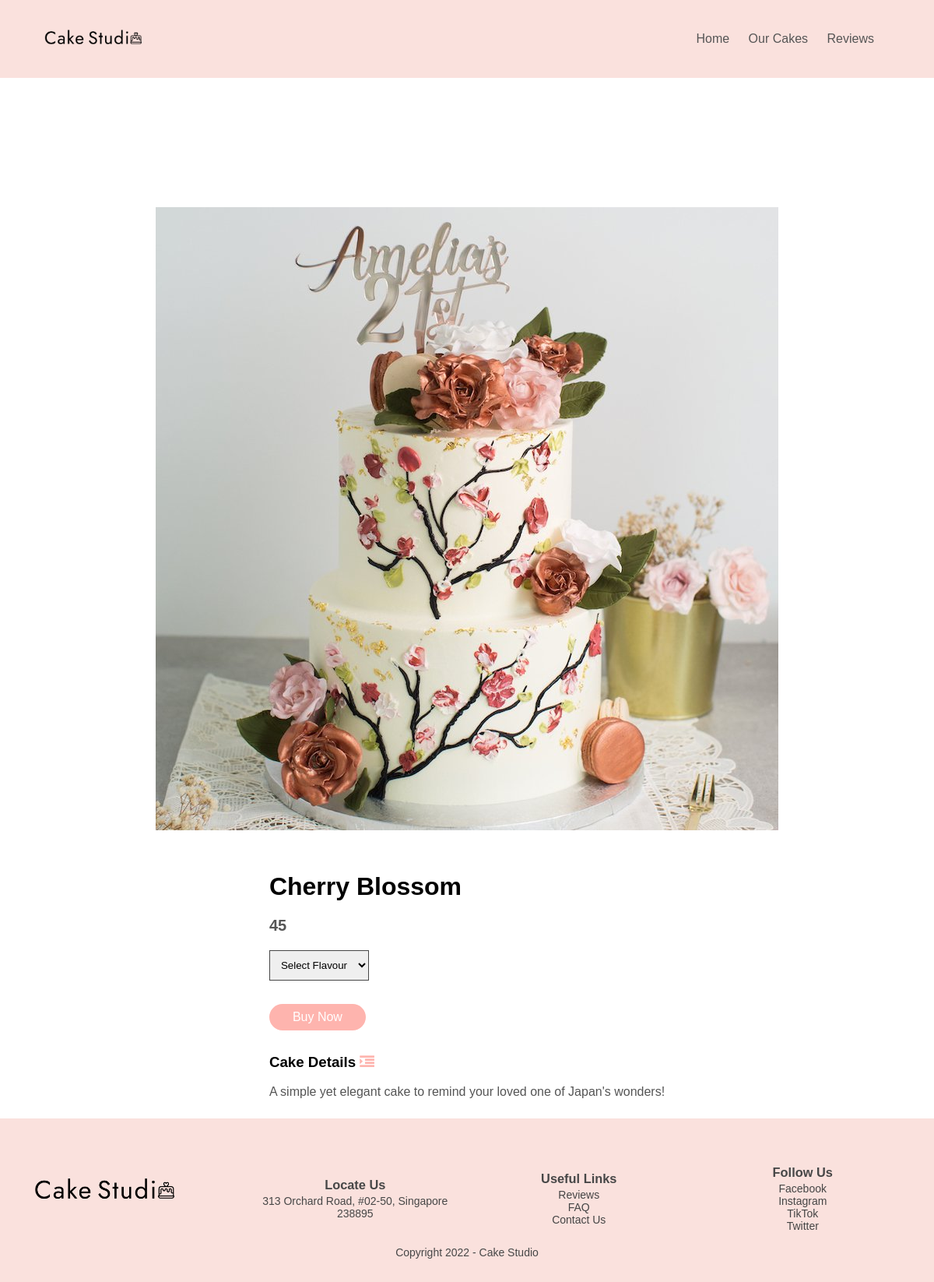
/product_final.php, run on the app's committed database.
### tables this page shows
create table cakes (
	id int,
    name varchar(50),
    type varchar(50),
    cost float,
    qty int,
    image varchar(200),
    primary key (id)
);

### database_final/DBController_final.php (called while the page is built, shortened)
<?php
class DBController_final
{
    protected $host = 'localhost';
    protected $user = 'root';
    protected $password = '';
    protected $database = 'bakery';
    public function __construct()
    {
        $this->con = mysqli_connect($this->host, $this->user, $this->password, $this->database);
    }
}
?>

### functions_final.php (called while the page is built)
<?php
  require('database_final/DBController_final.php');
  require('database_final/Product_final.php');
  $db = new DBController_final();
  $product = new Product_final($db);
?>

### database_final/Product_final.php (called while the page is built, shortened)
<?php
class Product_final
{
    public $db = null;
    public function __construct(DBController_final $db)
    {
        $this->db = $db;
    }
    public function getData($table = 'cakes')
    {
        $result = $this->db->con->query("SELECT * FROM {$table}");
        $resultArray = array();
        while($item = mysqli_fetch_array($result, MYSQLI_ASSOC)) {
            $resultArray[] = $item;
        }
        return $resultArray;
    }
}
?>

### product_final.php (called while the page is built)
<?php
    include('header_final.php');
?>
<?php
    include('Template/_productdetails.php');
?>
<?php
    include('footer_final.php');
?>

### Template/_productdetails.php (the view, shortened to what this page needs)
<?php
  $item_id = $_GET['id']??1;
  foreach($product->getData() as $item):
    if($item['id'] == $item_id):
?>
<!DOCTYPE html>
<html lang='en'>
<head>
  <link rel="stylesheet" href="style_final.css">
  <link rel="stylesheet" href="https://stackpath.bootstrapcdn.com/font-awesome/4.7.0/css/font-awesome.min.css">
</head>
<body>
  <div class="small-container single-product">
    <div class="row">
      <div class="col-2">
        <img src="<?php echo $item['image']??"./img/pdt/1.jpeg";?>" width="100%">
      </div>
      <div class="col-2">
        <h1><?php echo $item['name']??"Unknown";?></h1>
        <h4><?php echo $item['cost']??0;?></h4>
        <select>
          <option>Select Flavour</option>
        </select>
        <a href="<?php printf('%s?id=%s','thankyou.php',$item_id);?>"class="btn">Buy Now</a>
        <h3>Cake Details <i class="fa fa-indent"></i></h3>
        <br>
        <p>A simple yet elegant cake to remind your loved one of Japan's wonders!</p>
      </div>
    </div>
  </div>
</body>
</html>
<?php
  endif;
  endforeach;
?>

### style_final.css (style rules this page uses)
* { margin: 0; padding: 0; box-sizing: border-box; }
body { font-family: 'Poppins', sans-serif; }
a { text-decoration: none; color: #555; }
p { color: #555; }
.btn { display: inline-block; background: #feb4aeff; color: #fff; padding: 8px 30px; margin: 30px 0; border-radius: 30px; transition: background 0.5s; }
.row { display: flex; align-items: center; flex-wrap: wrap; justify-content: space-around; }
.small-container { max-width: 1080px margin: auto; padding-top: 70PX; padding-left: 80px; padding-right: 80px; }
h4 { color: #555; font-weight: normal; }
select { border: 1px solid #474747ff; padding: 5px; }
.single-product { margin-top: 70px; }
.single-product .col-2 img { padding: 0; }
.single-product .col-2 { padding: 25px; }
.single-product h4 { margin: 20px 0; font-size: 20px; font-weight: bold; }
.single-product select { display: block; padding: 10px; margin-top: 20px; }
.single-product .fa { color: #feb4aeff; }

### data on the page
cakes: image (picture), name "Cherry Blossom", cost "45"
